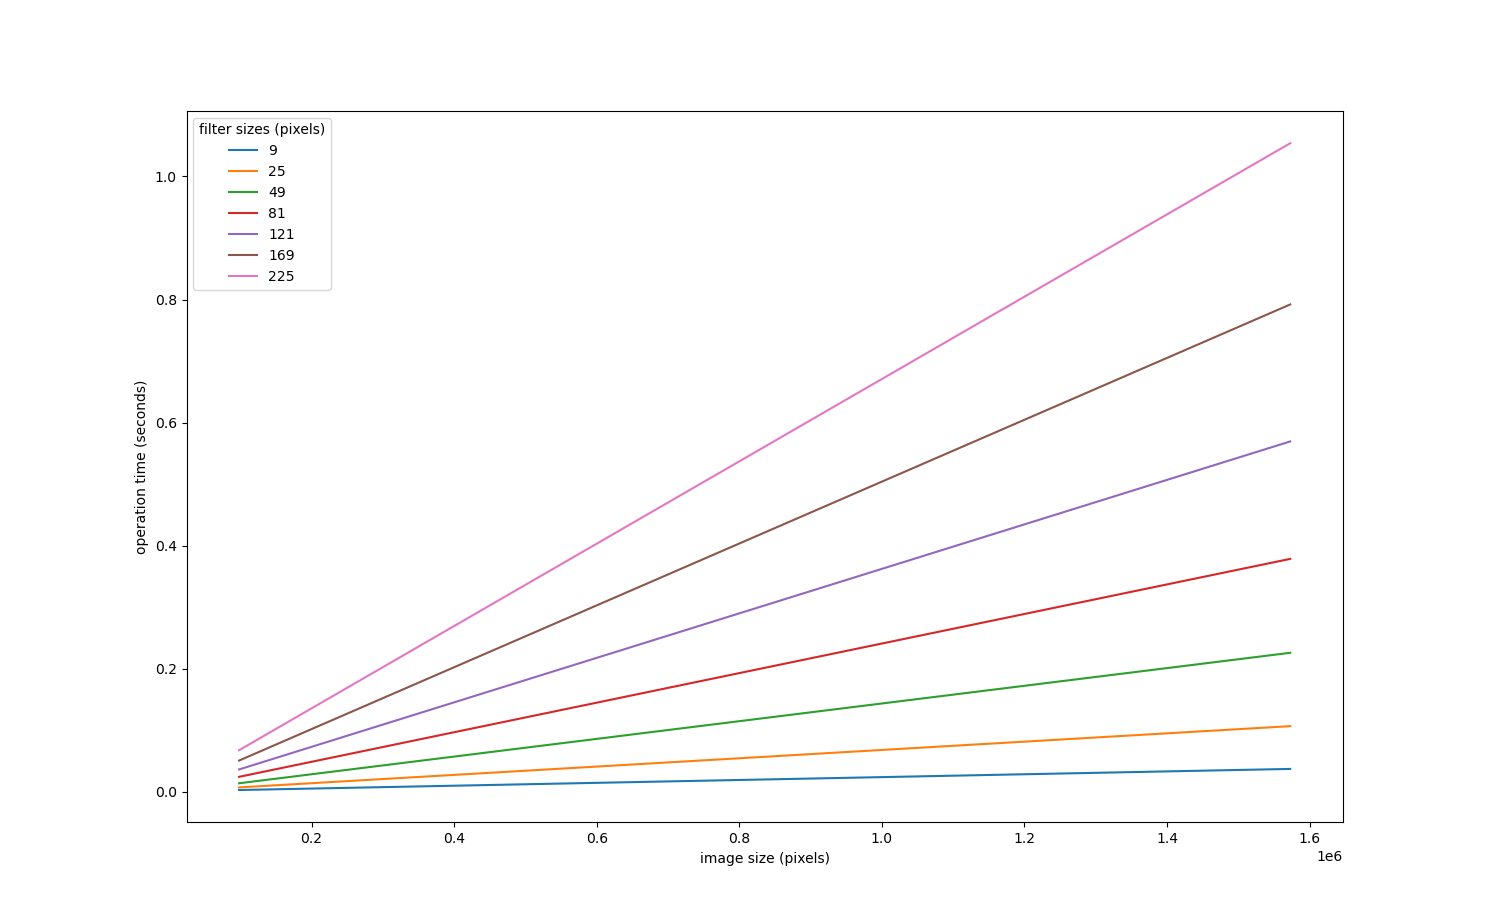

Generate this figure with Python:
import time 
import matplotlib.pyplot as plt
from skimage import io, img_as_float32
#use to rescale+resize image
from skimage.transform import rescale, resize
#use to convolve/correlate image
from scipy.ndimage import correlate
import numpy as np

#This reads in image and converts to a floating point format
# 1) TODO - replace PATH with the actual path to the 
#    downloaded RISDance.jpg image linked above
image = img_as_float32(io.imread('./questions/RISDance.jpg'))

# 2) TODO - change the image size so it starts at 8MPix 
#    use one of the imported libraries
original_image = resize(image, (4096, 2048))

# 3) TODO - iterate through odd numbers from 3 to 15
#   (inclusive!!) these will represent your filter sizes
#   (3x3,5x5,7x7, etc.), for each filter size you will...
for kernel_size in range(3, 16, 2):

    #because for each loop you are resizing your image, you 
    #want to start each loop w/the original image size
    shrinking_image = original_image 
    
    #these lists will hold the values you plot
    image_sizes = [] #x axis
    times = [] #y axis

    #while image size is bigger than .25MPx
    while(shrinking_image.size > 250000):
    
    	# 4) TODO - create your kernel. Your kernel can hold
    	#    any values, as the kernel values shouldn't 
    	#    affect computation time. The size of the kernel
    	#    must be kernel_size x kernel_size
        kernel = np.array([[1 for _ in range(kernel_size)] for _ in range(kernel_size)])
        
        #5) TODO - reduce your image size. You can choose by 
        # what increments to reduce your image.
        shrinking_image = rescale(shrinking_image, (0.25, 0.25, 1))

        #gets the current time (in seconds)
        start = time.time() 
        
        # 6) TODO - use one of the imported libraries to do 
        # your correlation/convolution on the image. You can 
        # choose which operation to perform.
        conv = correlate(shrinking_image, np.array([kernel, kernel, kernel]))
        
        
        #gets the current time (in seconds)
        end = time.time() 
        
        #7) TODO - figure out what values to append, and 
        #   append them here
        image_sizes.append(shrinking_image.size)
        times.append(end - start)
    
    #each filter size will be plotted as a separate line, in 
    #a multi-line 2-dimensional graph
    plt.plot(image_sizes, times, label=str(kernel.size))

#plot
plt.xlabel('image size (pixels)')
plt.ylabel('operation time (seconds)')
plt.legend(title="filter sizes (pixels)")
plt.show()
